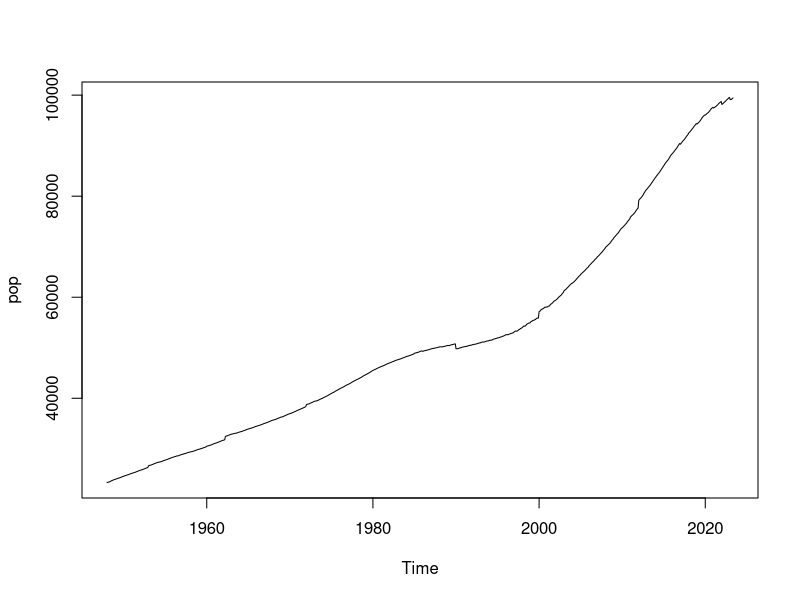
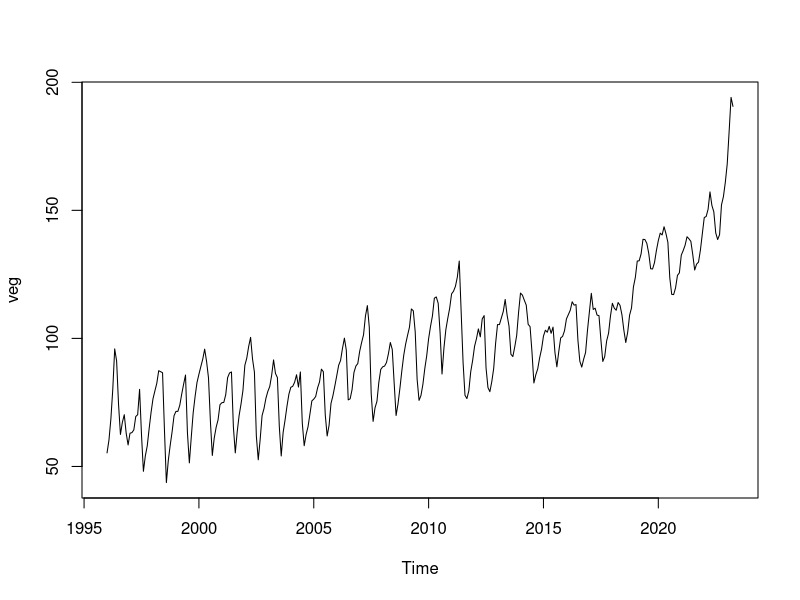
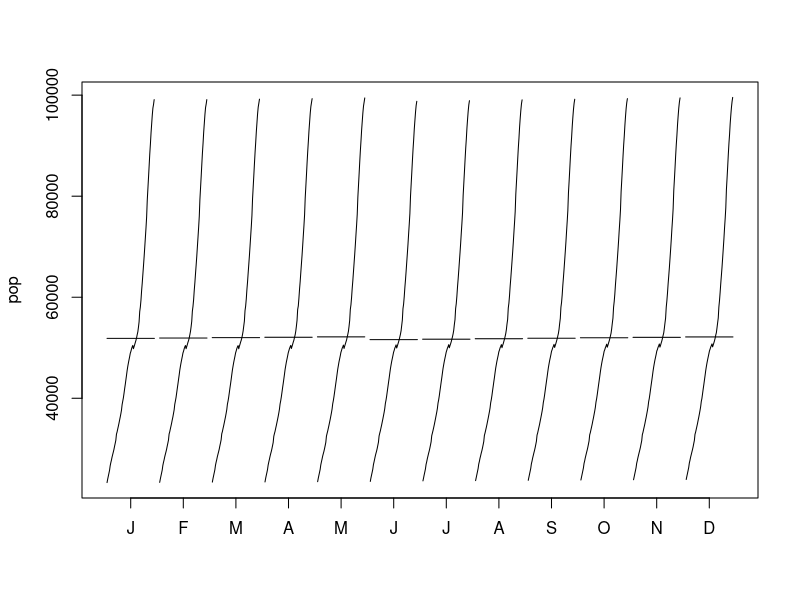
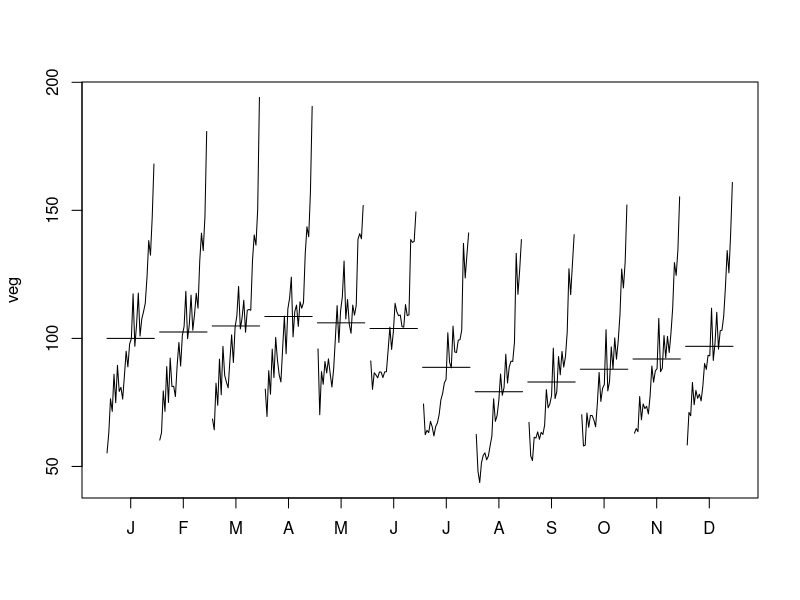
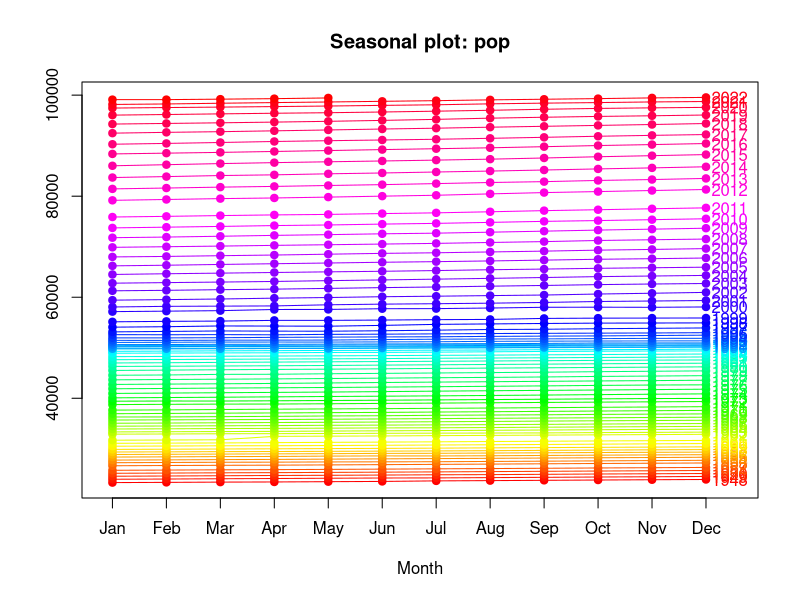
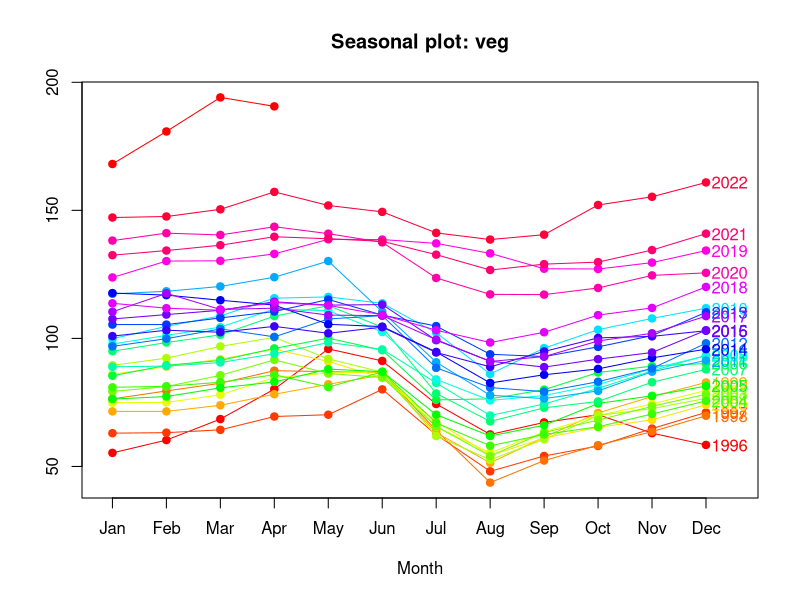
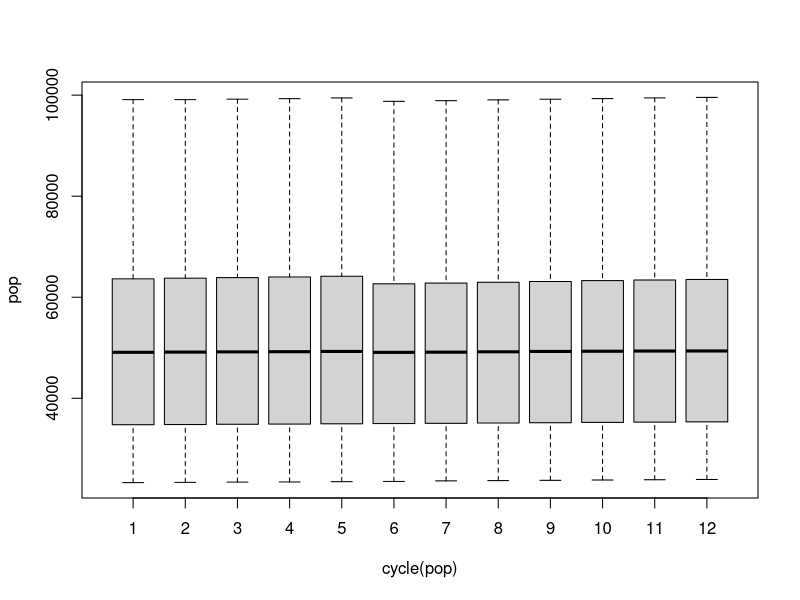
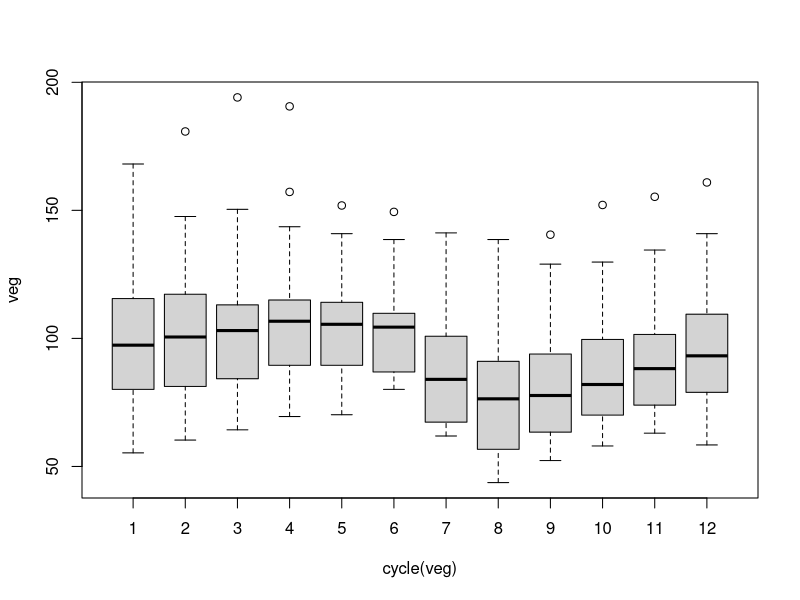

Write R code to recreate these figures, in order. (Note: a time limit stopped this script after it produced the figures.)
setwd('C:/Users/marty/Desktop/GITHUB/ts')

#Wprowadzenie
#Analizowane szeregi czasowe dotyczą wielkości populacji ludzi w wieku powyżej 55 roku życia (włącznie) oraz cen warzyw w Polsce. 
#Analiza pierwszego zagadnienia ma na celu obserwację zmian zachodzących w społeczeństwie na całym świecie. Przewidywanie takich procesów jak starzenie się (lub odmładzanie) społeczeństwa wpływa np. na decyzje polityczne w sprawach polityki prorodzinnej czy prodemograficznej.

#Analiza cen warzyw w Polsce pozwoli zobrazować, jak na przestrzeni roku zmieniają się ceny warzyw. W zależności od miesiąca, wahania cen są mocno zauważalne; w trakcie zbiorów są najtańsze, a pożniej drożeją, co można powiązać np. z kosztami magazynowania i przechowywania w odpowiednich warunkach.
#Indeks harmonizowany cen towarów i usług konsumpcyjnych (Harmonized Index of Consumer Prices, HICP) jest miarą inflacji lub zmiany ogólnego poziomu cen. Wskaźnik ten jest stosowany w Unii Europejskiej do porównywania cen konsumpcyjnych między krajami członkowskimi.
#indeks 2015=100 oznacza, że wszystkie wartości indeksu są wyrażane jako odchylenia od poziomu cen z 2015 roku. Na przykład, jeśli indeks wynosi 105, oznacza to, że ceny wzrosły o 5% w porównaniu do roku referencyjnego.
#Oba zbiory danych pochodzą ze strony https://fred.stlouisfed.org/. (fred.stlouisfed.org - baza danych Rezerwy Federalnej) 
#Ten dotyczący populacji obejmuje okres od stycznia 1948 do maja 2023, a drugi, dotyczący cen warzyw, od stycznia 1996 do czerwca 2023.


## Wczytanie danych
pop <- read.csv('pop.csv')
veg <- read.csv('veg.csv')

colnames(pop) <- c('data','liczba')
colnames(veg) <- c('data', 'cena')

pop$data <- as.Date(pop$data)
pop$liczba <- as.numeric(pop$liczba)

veg$data <- as.Date(veg$data)
veg$cena <- as.numeric(veg$cena)

pop <- ts(pop$liczba, start=1948, frequency = 12)
pop

veg <- ts(veg$cena, start=1996, frequency = 12)
veg

is.ts(pop)
is.ts(veg)

## Omówienie głównych cech analizowanych szeregów na podstawie poznanych typów wykresów

## Wykresy punktowe
options(scipen=5)
plot(pop)
plot(veg)


## Wykresy sezonowe
monthplot(pop)
monthplot(veg)

#Powyższa funkcja pochodzi z pakietu stats i przedstawia podzbiory danych dla kazdego z okresów - dla miesięcznytch szeregów, dla każdego miesiąca rysowane są odrębne szeregi czasowe zawierające wartości zaobserwowane w kolejnych latach. Ponadto wyznacznana jest średnia wartość zaznaczona poziomą linią.

library(forecast)

seasonplot(pop, 
           col = rainbow(75), 
           year.labels = TRUE, 
           pch = 19)

seasonplot(veg, 
           col = rainbow(27), 
           year.labels = TRUE, 
           pch = 19)

#Funkcja seasonplot z pakietu forecast pozwala na zaprezentowanie danych w rozbiciu na kolejne okresy jednostkowe. Forma taka pomaga analizować i zauważać zarówno sezonowość okresów jak i odstępstwom od wzorca sezonowości w poszczególnych okresach (np. jednostkowe, nietypowe zachowanie w konkretnym roku).

## Wykresy pudełkowe
boxplot(pop ~ cycle(pop))
boxplot(veg ~ cycle(veg))

#Wykres typu boxplot dostarcza nam syntetycznych informacji na temat zmienności szeregów dla poszczególnych okresów. Na wykresie mamy mediany, kwartyle(brzegi pudełek), wartości minimalne i maksymalne(wąsy) oraz wartości odstające (kropki)

## Wykresy rozrzutu dla wartości opóźnionych
lag.plot(pop, lags=12, do.lines=FALSE)
lag.plot(veg, lags=12, do.lines=FALSE)

#Wykres rozrzutu jest podstawowym narzędziem graficznym wykorzystywanym do badania zależności dwóch zmiennych w klasycznej analizie danych. Na wykresach rozrzutu dla wartości opóźnionych przedstawiamy zależność wartości szeregu od wartości przesuniętych o opóźnienie lag - rysujemy pary (X(t), X(t-lag)) dla kolejnych chwil t. Jeżeli punkty na wykresie przedstawiają jednorodną chmurę punktów, bez jakiejkolwiek struktury, świadczy to o braku istotnej zależności czasowej pomiędzy wartościami szeregu przesuniętymi o konkretne opóźnienie.

## Wykresy autokorelacji ACF
acf(pop)
acf(veg)

## Wykresy cząstkowej korelacji PACF
pacf(pop)
pacf(veg)

#dodatnie i powoli zanikające wartości ACF sugerują, że dane zawierają deterministyczną składową trendu

#ACF zanikające bardzo powoli i cyklicznie wskazuje na obecność trendu sezonowego.
#szybkość zanikania ACF pozwala na identyfikację ważnych klas modeli.

#bliska 1 wartości PACF dla opóźnienia h=lag=1 sugerują obecność dużego trendu wzrostowego w danych.
#użyteczne narzędzie podczas identyfikacji ważnych klas modeli.


## Dekompozycja

#Dekompozycja addytywna szeregu z trendem
dpop <- decompose(pop, type = "additive")
plot(dpop)

#Dekompozycja addytywna szeregu z sezonowością
dveg <- decompose(veg, type = "additive")
plot(dveg)

#Dekompozycja multiplikatywna szeregu z trendem
dpop1 <- decompose(pop, type = "multiplicative")
plot(dpop1)

#Dekompozycja multiplikatywna szeregu z sezonowością
dveg1 <- decompose(veg, type = "multiplicative")
plot(dveg1)

#Dekompozycja za pomocą ruchomej średniej szeregu z trendem
ts1ma1 <- filter(pop, sides=2, filter=rep(1/3,3))
ts1ma2 <- filter(pop, sides=2, filter=rep(1/7,7))
ts1ma3 <- filter(pop, sides=2, filter=rep(1/25,25))
plot(pop, col="black", lty=2)
lines(ts1ma1, col="red", lty=2)
lines(ts1ma2, col="blue", lty=2)
lines(ts1ma3, col="green", lty=2)

#Dekompozycja za pomocą ruchomej średniej szeregu z sezonowością
ts1ma11 <- filter(veg, sides=2, filter=rep(1/11,11))
ts1ma22 <- filter(veg, sides=2, filter=rep(1/20,20))
ts1ma33 <- filter(veg, sides=2, filter=rep(1/25,25))

plot(veg, col="black", lty=2)
lines(ts1ma11, col="red", lty=2)
lines(ts1ma22, col="blue", lty=2)
lines(ts1ma33, col="green", lty=2)

#Dekompozycja wielomianowa szeregu z trendem
pop_poly1 <- tslm(pop~trend)
pop_poly2 <- tslm(pop ~ trend + season)

plot(pop)
lines(fitted(pop_poly1), col = "blue", lty = 1)
lines(fitted(pop_poly2), col = "red", lty = 2)

#Dekompozycja wielomianowa szeregu z sezonowością
veg_poly1 <- tslm(veg~trend)
veg_poly2 <- tslm(veg ~ trend + season)

plot(veg)
lines(fitted(veg_poly1), col = "blue", lty = 1)
lines(fitted(veg_poly2), col = "red", lty = 2)

# Eliminacja trendu i sezonowości
## Na szeregach powstałych po dekompozycji addytywnej
dpop.trend <- dpop$trend
dpop.sezonowosc <- dpop$seasonal
dpop.indeksy <- dpop$figure
dpop.reszty <- dpop$random
barplot(dpop.indeksy, names.arg = month.abb, main="Indeksy sezonowe")
tsdisplay(dpop.reszty, main="reszty losowe")

dveg.trend <- dveg$trend
dveg.sezonowosc <- dveg$seasonal
dveg.indeksy <- dveg$figure
dveg.reszty <- dveg$random
barplot(dveg.indeksy, names.arg = month.abb, main="Indeksy sezonowe")
tsdisplay(dveg.reszty, main="reszty losowe")

## Odsezonowanie szeregu veg
dveg1 <- decompose(veg, type = "multiplicative")
dveg2 <- seasadj(dveg1)
plot(veg)
lines(dveg2, col="orange", lty=1)

## Uczynienie szeregów stacjonarnymi
# Różnicowanie na szeregach pierwotnych z pomocą funkcji diff

#Przed
tsdisplay(pop)
#Po
popdiff <- diff(pop)
tsdisplay(popdiff)
popdiff1 <- diff(popdiff, lag=12)  
tsdisplay(popdiff1)

#Przed
tsdisplay(veg)
#Po
vegdiff <- diff(veg)
tsdisplay(vegdiff)
vegdiff1 <- diff(vegdiff, lag=12)
tsdisplay(vegdiff1)

#test Kwiatkowskiego-Phillipsa-Schmidta (KPSS) w celu sprawdzenia stacjonarności szeregu czasowego
#Hipoteza zerowa (H0): Szereg czasowy jest stacjonarny.
#Hipoteza alternatywna (HA): Szereg czasowy nie jest stacjonarny.

library(tseries)
kpss.test(popdiff1)

#P-wartość dla testu KPSS wynosi 0.1, co jest większe od poziomu istotności 0.05. To oznacza, że nie ma wystarczających dowodów, aby odrzucić hipotezę zerową (H0) o stacjonarności poziomu szeregu czasowego.

kpss.test(vegdiff1)
#P-wartość dla testu KPSS wynosi 0.1, co jest większe od poziomu istotności 0.05. To oznacza, że nie ma wystarczających dowodów, aby odrzucić hipotezę zerową (H0) o stacjonarności poziomu szeregu czasowego.

#Na podstawie powyższych wyników można wnioskować, że nie ma istotnych dowodów na niestacjonarność poziomu szeregów czasowych popdiff1 i vegdiff1.

#Symulacja szumu białego
SB2 <- rnorm(n=50)
SB2 <- as.ts(SB2)
plot(SB2, main='Szum biały (n=50)')
Acf(SB2, lag.max=48)
Pacf(SB2, lag.max=48)
tsdisplay(SB2)

tsdisplay(popdiff1)

# szereg nie jest realizacją szumu białego ponieważ wartości korelacji wystają poza przedziały ufności

tsdisplay(SB2)

tsdisplay(vegdiff1)
# szereg nie jest realizacją szumu białego ponieważ wartości korelacji są duże i wystają poza przedziały ufności
#Teoretyczna funkcja ACF wynosi 0 dla h>0 (1 dla h=0)
#Reguła identyfikacyjna WN: Szereg możemy uznać za realizację białego szumu jeżeli:
  #i) co najmniej 95% autokorelacji próbkowych (ACF(h), h=1,2,.., hmax) znajduje się w przedziale ufności 
  #ii) nie ma autokorelacji „istotnie ” wychodzących poza przedział ufności 

#Dla szeregu popdiff1 warto brać pod uwagę modele AR(p) rzędu 36, a także 24 i 12, oraz modele MA(q) rzędu 36, 24, 12
#Dla szeregu vegdiff1 warto brać pod uwagę modele AR(p) rzędu 36, a także 24 i 12, oraz modele MA(q) rzędu 35, 23, 12


## Metody estymacji
#Dopasowanie modelu AR dla szeregu popdiff1
# 1.metoda Yule-Walkera 
popdiff1.yw <- ar(popdiff1, aic=FALSE, order.max=36, method=c("yule-walker"))
popdiff1.yw

# 2.metoda największej wiarygodności (MLE-Maksimum Likelihood Estimation)
popdiff1.mle <- ar(popdiff1, aic=FALSE, order.max=36, method=c("mle"))
popdiff1.mle

# 3.Automatyczny dobór: (aic=TRUE)
popdiff1.aic <- ar(popdiff1, aic=TRUE)
popdiff1.aic


#Dopasowanie modelu AR dla szeregu vegdiff1
# 1.metoda Yule-Walkera 
vegdiff1.yw <- ar(vegdiff1, aic=FALSE, order.max=36, method=c("yule-walker"))
vegdiff1.yw

# 2.metoda największej wiarygodności (MLE-Maksimum Likelihood Estimation)
vegdiff1.mle <- ar(vegdiff1, aic=FALSE, order.max=36, method=c("mle"))
vegdiff1.mle

# 3.Automatyczny dobór: (aic=TRUE)
vegdiff1.aic <- ar(vegdiff1, aic=TRUE)
vegdiff1.aic

#Automatyczny dobór jest zbliżony do metody Yule-Walkera. Automatyczny dobór w obu przypadkach dobrał modele rzędu niższego niż ten dobrany przed dwie pozostałe metody.

## Wyznaczenie współczynników dla modelu MA(q)
popdiff1_arima36 <- arima(popdiff1, order=c(0,0,36))
summary(popdiff1_arima36)

popdiff1_arima24 <- arima(popdiff1, order=c(0,0,24))
summary(popdiff1_arima24)

popdiff1_arima12 <- arima(popdiff1, order=c(0,0,12))
summary(popdiff1_arima12)

vegdiff1_arima35 <- arima(vegdiff1, order=c(0,0,35))
summary(vegdiff1_arima35)

vegdiff1_arima23 <- arima(vegdiff1, order=c(0,0,23))
summary(vegdiff1_arima23)

vegdiff1_arima12 <- arima(vegdiff1, order=c(0,0,12))
summary(vegdiff1_arima12)


## Wyznaczenie optymalnych modeli z wykorzystaniem funkcji auto.arima()
#Dla szeregu popdiff1
popdiff1_auto_arimaAIC <- auto.arima(popdiff1,ic="aic")
popdiff1_auto_arimaAIC

popdiff1_auto_arimaAICC <- auto.arima(popdiff1,ic="aicc")
popdiff1_auto_arimaAICC

popdiff1_auto_arimaBIC <- auto.arima(popdiff1,ic="bic")
popdiff1_auto_arimaBIC
#Najlepszym modelem jest ARIMA(0,0,1)(0,0,1) wyznaczona z identycznymi współczynnikami przez dwa pierwsza kryteria dobroci dopasowania - aic i aicc.

#Dla szeregu vegdiff1
vegdiff1_auto_arimaAIC <- auto.arima(vegdiff1,ic="aic")
vegdiff1_auto_arimaAIC

vegdiff1_auto_arimaAICC <- auto.arima(vegdiff1,ic="aicc")
vegdiff1_auto_arimaAICC

vegdiff1_auto_arimaBIC <- auto.arima(vegdiff1,ic="bic")
vegdiff1_auto_arimaBIC
#Najlepszym modelem jest ARIMA(2,0,2)(1,0,1) wyznaczona z identycznymi współczynnikami przez dwa pierwsza kryteria dobroci dopasowania - aic i aicc.

## Prognozowanie z wykorzystaniem metod naiwnych
popwyciete <- window(pop, start = c(1948,1), end = c(2020,12))

pop.meanf <- meanf(popwyciete, h = 29)
par(mfrow=c(2,1))
plot(pop, main="Oryginalny szereg")
plot(pop.meanf, main="Prognoza na podstawie średniej (szereg z trendem)")

popdiff1wyciete <- window(popdiff1, start = c(1949,2), end = c(2020,12))
pop.meanf1 <- meanf(popdiff1wyciete, h = 29)
par(mfrow=c(2,1))
plot(popdiff1, main="Oryginalny szereg stacjonarny")
plot(pop.meanf1, main="Prognoza na podstawie średniej (szereg z trendem - stacjonarny)")

pop.naive <- naive(popwyciete, h=29)
par(mfrow=c(2,1))
plot(pop, main="Oryginalny szereg")
plot(pop.naive, main="Metoda naiwna (szereg z trendem)")

pop.snaive <- snaive(popwyciete, h=29)
par(mfrow=c(2,1))
plot(pop, main="Oryginalny szereg")
plot(pop.snaive, main="Metoda naiwna sezonowa")

pop.dryft <- rwf(popwyciete, h=28, drift = TRUE)
par(mfrow=c(2,1))
plot(pop, main="Oryginalny szereg")
plot(pop.dryft, main="Metoda naiwna z dryftem")

vegwyciete <- window(veg, start = c(1996,1), end = c(2020,12))

veg.meanf <- meanf(vegwyciete, h = 28)
par(mfrow=c(2,1))
plot(veg, main="Oryginalny szereg")
plot(veg.meanf, main="Prognoza na podstawie średniej (szereg z trendem i sez.)", ylim=c(40,200))

vegdiff1wyciete <- window(vegdiff1, start = c(1997,2), end = c(2020,12))

veg.meanf1 <- meanf(vegdiff1wyciete, h = 28)
par(mfrow=c(2,1))
plot(vegdiff1wyciete, main="Oryginalny szereg stacjonarny")
plot(veg.meanf1, main="Prognoza na podstawie średniej (szereg z trendem i sez. - stacjonarny)")

veg.naive <- naive(vegwyciete, h=28)
par(mfrow=c(2,1))
plot(veg, main="Oryginalny szereg")
plot(veg.naive, main="Metoda naiwna")

veg.snaive <- snaive(vegwyciete, h=28)
par(mfrow=c(2,1))
plot(veg, main="Oryginalny szereg")
plot(veg.snaive, main="Metoda naiwna sezonowa",ylim=c(40,200))

veg.dryft <- rwf(vegwyciete, h=28, drift = TRUE)
par(mfrow=c(2,1))
plot(veg, main="Oryginalny szereg")
plot(veg.dryft, main="Metoda naiwna z dryftem",ylim=c(40,200))

## Prognozowanie z wykorzystaniem innych metod 
hw.pop <- hw(popwyciete)
par(mfrow=c(2,1))
plot(pop, main="Oryginalny szereg")
plot(hw.pop, main="Prognozowanie za pomocą metody Holt-Wintersa")

hw.veg <- hw(vegwyciete)
par(mfrow=c(2,1))
plot(veg, main="Oryginalny szereg")
plot(hw.veg, main="Prognozowanie za pomocą metody Holt-Wintersa")

arima.pop <- forecast(popwyciete, h=29)
par(mfrow=c(2,1))
plot(pop, main="Oryginalny szereg")
plot(arima.pop, main="Prognozowanie za pomocą modelu ARIMA")

arima.veg <- forecast(vegwyciete, h=28)
par(mfrow=c(2,1))
plot(veg, main="Oryginalny szereg")
plot(arima.veg, main="Prognozowanie za pomocą modelu ARIMA")


accuracy(pop.meanf)
accuracy(pop.meanf1)
accuracy(pop.naive)
accuracy(pop.snaive)
accuracy(pop.dryft)
accuracy(hw.pop)
accuracy(arima.pop)

accuracy(veg.meanf)
accuracy(veg.meanf1)
accuracy(veg.naive)
accuracy(veg.snaive)
accuracy(veg.dryft)
accuracy(hw.veg)
accuracy(arima.veg)
